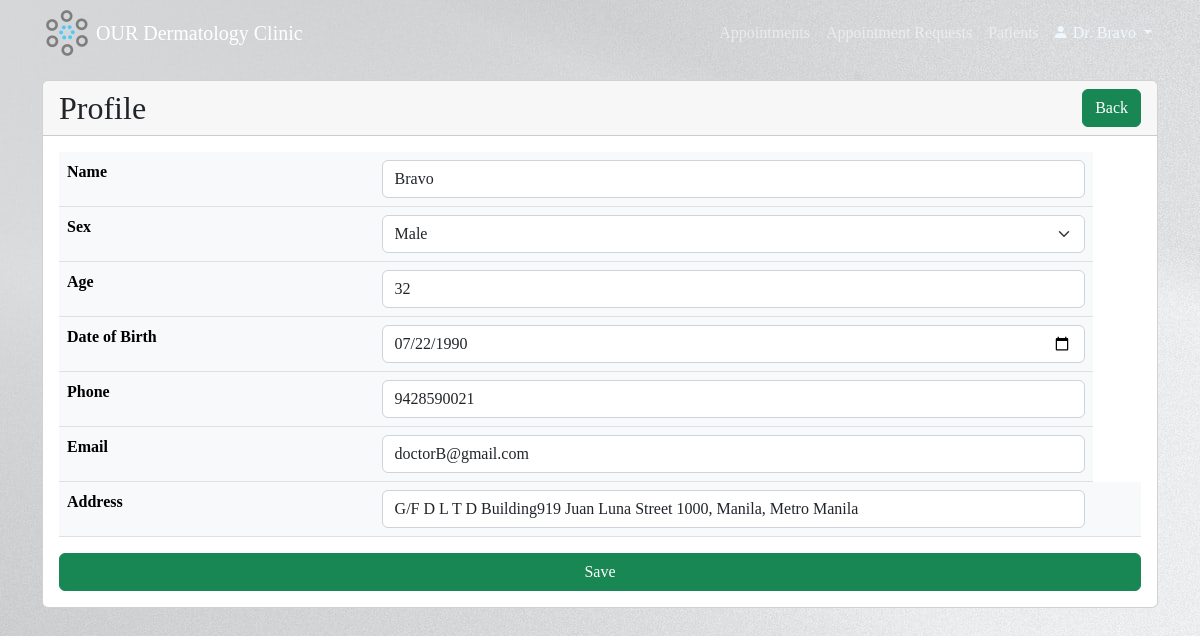
Page /assets/doctor/edit_profile.php (signed in) on the committed database.
### tables this page shows
CREATE TABLE `doctor_table` (
  `doctor_id` int(20) NOT NULL,
  `doctor_username` varchar(45) NOT NULL,
  `doctor_password` varchar(255) NOT NULL,
  `doctor_name` varchar(45) NOT NULL,
  `doctor_sex` enum('M','F') NOT NULL,
  `doctor_age` int(10) NOT NULL,
  `doctor_birthdate` date NOT NULL,
  `doctor_email` varchar(45) NOT NULL,
  `doctor_phone_no` varchar(11) NOT NULL,
  `doctor_address` varchar(100) NOT NULL,
  `doctor_status` enum('Active','Inactive') NOT NULL DEFAULT 'Active'
);

### assets/doctor/edit_profile.php (the view, shortened to what this page needs)
<?php
include "../config.php";
$sessionUser = $_SESSION['doctor_id'];
$doctor_data = "SELECT * FROM doctor_table WHERE doctor_id='$sessionUser'";
$results = mysqli_query($conn, $doctor_data);
$doctor = mysqli_fetch_array($results);
?>
<!DOCTYPE html>
<html>
<head>
    <link href="https://cdn.jsdelivr.net/npm/bootstrap@5.2.0-beta1/dist/css/bootstrap.min.css" rel="stylesheet">
    <link rel="stylesheet" href="https://cdn.jsdelivr.net/npm/bootstrap-icons@1.3.0/font/bootstrap-icons.css">
    <link rel="stylesheet" href="../css/style.css">
</head>
<body>
    <nav class="navbar navbar-expand-lg navbar-dark py-2 fixed-top">
        <div class="container">
            <a href="menu.php#"><img src="../img/logo.png" alt="logo"></a>
            <a href="menu.php" class="navbar-brand mx-1">OUR Dermatology Clinic</a>
            <div class="collapse navbar-collapse" id="navmenu">
                <ul class="navbar-nav ms-auto">
                    <li class="nav-item">
                        <a class="nav-link" href="appointment_records.php">Appointments</a>
                    </li>
                    <li class="nav-item">
                        <a class="nav-link" href="appointment_requests_list.php">Appointment Requests</a>
                    </li>
                    <li class="nav-item">
                        <a class="nav-link" href="patients.php">Patients</a>
                    </li>
                    <li class="nav-item">
                        <div class="dropdown navbar-nav">
                            <button class="pt-2 dropdown-toggle" id="dropdown_logout" data-bs-toggle="dropdown" aria-expanded="false">
                                <span class="bi-person-fill"> Dr. </span><?php if (!empty($doctor['doctor_name'])) echo $doctor['doctor_name'];
                                                                            else echo $doctor['doctor_usernaname']; ?>
                            </button>
                        </div>
                    </li>
                </ul>
            </div>
        </div>
    </nav>
    <section>
        <div class="container">
            <div class="row">
                <div class="col-md-12">
                    <div class="card">
                        <form action="profile.php" method="post" enctype="multipart/form-data">
                            <div class="card-header">
                                <span class="h2"> Profile</span>
                                <a href="profile.php" class="btn btn-success float-end">Back</a>
                            </div>
                            <div class="card-body">
                                <table class="table table-light caption-top">
                                    <tr>
                                        <th scope="row">Name</td>
                                        <td><input type="text" class="form-control" name="doctor_name" value="<?php echo $doctor['doctor_name']; ?>" />
                                        </td>
                                    </tr>
                                    <tr>
                                        <th scope="row">Sex</td>
                                        <td><select name="doctor_sex" class="form-select" aria-label="Default select example">
                                                <option <?php if ($doctor['doctor_sex'] == "M") echo "selected"; ?> value="M">Male</option>
                                            </select></td>
                                    </tr>
                                    <tr>
                                        <th scope="row">Age</td>
                                        <td><input type="number" class="form-control" name="doctor_age" value="<?php echo $doctor['doctor_age']; ?>" min="18" />
                                        </td>
                                    </tr>
                                    <tr>
                                        <th scope="row">Date of Birth</td>
                                        <td><input type="date" class="form-control" name="doctor_birthdate" value="<?php echo $doctor['doctor_birthdate']; ?>" />
                                        </td>
                                    </tr>
                                    <tr>
                                        <th scope="row">Phone</td>
                                        <td><input type="tel" class="form-control" name="doctor_phone_no" value="<?php echo $doctor['doctor_phone_no']; ?>" maxlength="11" placeholder="09*********" oninput="this.value = this.value.replace(/[^0-9]/, '');" />
                                        </td>
                                    </tr>
                                    <tr>
                                        <th scope="row">Email</td>
                                        <td><input type="email" class="form-control" name="doctor_email" value="<?php echo $doctor['doctor_email']; ?>" />
                                        </td>
                                    </tr>
                                    <tr>
                                        <th scope="row">Address</td>
                                        <td><input type="text" class="form-control" name="doctor_address" value="<?php echo $doctor['doctor_address']; ?>" />
                                        <td>
                                    </tr>
                                </table>
                                <button name="doctor_profile" class="btn btn-success" type="submit">Save</button>
                            </div>
                        </form>
                    </div>
                </div>
    </section>
</body>
</html>

### assets/css/style.css (style rules this page uses)
body::before { display: block; content:''; height: 80px; }
nav { background-image: url(../img/nav.jpg); }
nav img { height: 50px; }
nav button, footer button { background-color: transparent; border: none; color: aliceblue; }
body { background-image: url(../img/background.jpg); }
section button { width: 100%; }
.container { font-family: Century Gothic; }

### rows in the picture
doctor_table: doctor_name "Bravo", doctor_sex "Male", doctor_age "32", doctor_birthdate "07/22/1990", doctor_phone_no "9428590021", doctor_email "doctorB@gmail.com", doctor_address "G/F D L T D Building919 Juan Luna Street 1000, Manila, Metro Manila"
